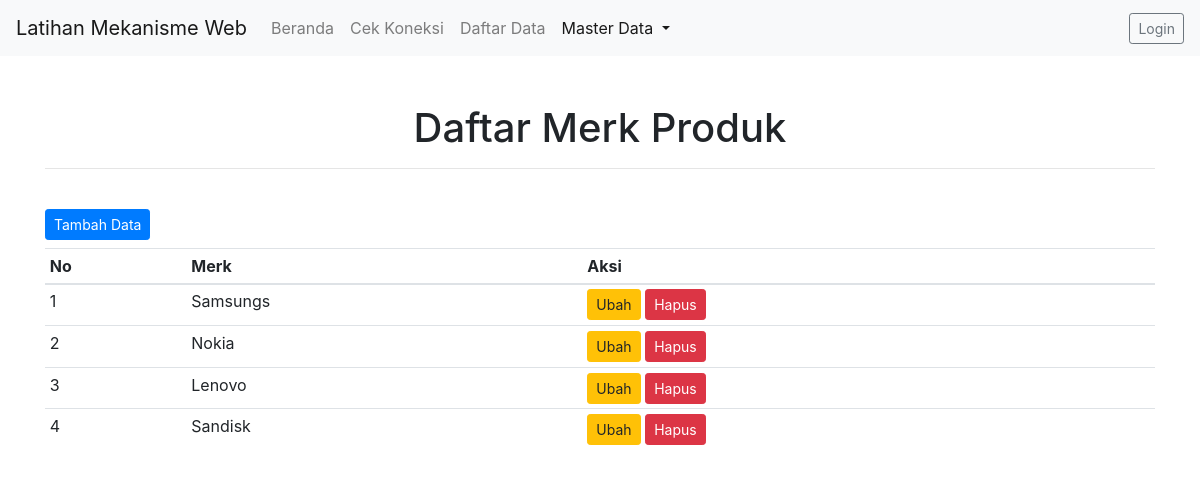
Page /views/merk_produk/index.php on the committed database.
### tables this page shows
CREATE TABLE `merk` (
  `id_merk` int(15) NOT NULL,
  `nama_merk` varchar(255) NOT NULL
);

### controller/koneksi.php (called while the page is built, shortened)
<?php
$url = 'http://dts.qodr/crud-tugas-vsga-master';

### views/merk_produk/index.php (the view, shortened to what this page needs)
<?php
	require_once '../../controller/koneksi.php';
	$query = "SELECT id_merk, nama_merk FROM merk;";
	$results =  mysqli_query($conn, $query);
?>
<!DOCTYPE html>
<html lang="en">
<head>
	<link rel="stylesheet" href="<?= $url; ?>/assets/css/bootstrap.min.css" />
</head>
<body>
	<nav class="navbar navbar-expand-lg navbar-light bg-light">
	  <a class="navbar-brand" href="<?= $url; ?>">Latihan Mekanisme Web</a>
	  <div class="collapse navbar-collapse" id="navbarSupportedContent">
	    <ul class="navbar-nav mr-auto">
	      <li class="nav-item">
	        <a class="nav-link" href="<?= $url; ?>">Beranda</a>
	      </li>
	      <li class="nav-item">
	        <a class="nav-link" href="<?= $url; ?>/controller/koneksi.php">Cek Koneksi</a>
	      </li>
	      <li class="nav-item">
	        <a class="nav-link" href="#">Daftar Data</a>
	      </li>
	      <li class="nav-item dropdown active">
	        <a class="nav-link dropdown-toggle" href="#" id="navbarDropdown" role="button" data-toggle="dropdown" aria-haspopup="true" aria-expanded="false">
	          Master Data
	        </a>
	      </li>
	    </ul>
	    <div class="my-2 my-lg-0">
	    	<button class="btn btn-sm btn-outline-secondary">Login</button>
	    </div>
	  </div>
	</nav>
	<div class="container pt-5">
		<h1> <center>Daftar Merk Produk</center></h1>
		<hr /> <br />
		<a class="btn btn-sm btn-primary" href="add.php">Tambah Data</a>
		<table class="table table-sm table-hover mt-2">
			<thead>
				<tr>
					<th>No</th>
					<th>Merk</th>
					<th>Aksi</th>
				</tr>
			</thead>
			<tbody>
				<?php
					if($results->num_rows === 0 ){ ?>
						<tr>
							<td colspan="3">
								<h5 class="text-center">Data Kosong!</h5>
							</td>
						</tr>
					<?php
						exit();
					}else {
						foreach ($results as $i => $result) { ?>
							<tr>
								<td><?= ++$i; ?></td>
								<td><?= $result['nama_merk'];?></td>
								<td>
									<a class="btn btn-sm btn-warning" href="edit.php?id_merk=<?= $result['id_merk']; ?>">Ubah</a>
									<a class="btn btn-sm btn-danger" href="<?= $url; ?>/controller/merk_produk/delete.php?id_merk=<?= $result['id_merk']; ?>">Hapus</a>
								</td>
							</tr>
					<?php	}
					} ?>
			</tbody>
		</table>
	</div>
</body>
</html>

### rows in the picture
merk: nama_merk "Samsungs"
merk: nama_merk "Nokia"
merk: nama_merk "Lenovo"
merk: nama_merk "Sandisk"
